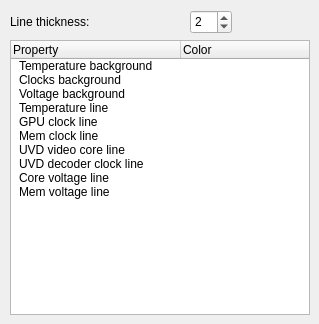
          <widget class="QWidget" name="tab_graphsConfig">
           <attribute name="title">
            <string>Graphs</string>
           </attribute>
           <widget class="QLabel" name="label_6">
            <property name="geometry">
             <rect>
              <x>10</x>
              <y>10</y>
              <width>171</width>
              <height>24</height>
             </rect>
            </property>
            <property name="text">
             <string>Line thickness:</string>
            </property>
           </widget>
           <widget class="QSpinBox" name="spin_lineThick">
            <property name="geometry">
             <rect>
              <x>190</x>
              <y>10</y>
              <width>42</width>
              <height>24</height>
             </rect>
            </property>
            <property name="sizePolicy">
             <sizepolicy hsizetype="Maximum" vsizetype="Fixed">
              <horstretch>0</horstretch>
              <verstretch>0</verstretch>
             </sizepolicy>
            </property>
            <property name="minimum">
             <number>1</number>
            </property>
            <property name="maximum">
             <number>10</number>
            </property>
            <property name="value">
             <number>2</number>
            </property>
           </widget>
           <widget class="QTreeWidget" name="graphColorsList">
            <property name="geometry">
             <rect>
              <x>10</x>
              <y>40</y>
              <width>300</width>
              <height>275</height>
             </rect>
            </property>
            <property name="indentation">
             <number>5</number>
            </property>
            <attribute name="headerDefaultSectionSize">
             <number>170</number>
            </attribute>
            <column>
             <property name="text">
              <string>Property</string>
             </property>
            </column>
            <column>
             <property name="text">
              <string>Color</string>
             </property>
            </column>
            <item>
             <property name="text">
              <string>Temperature background</string>
             </property>
            </item>
            <item>
             <property name="text">
              <string>Clocks background</string>
             </property>
            </item>
            <item>
             <property name="text">
              <string>Voltage background</string>
             </property>
            </item>
            <item>
             <property name="text">
              <string>Temperature line</string>
             </property>
            </item>
            <item>
             <property name="text">
              <string>GPU clock line</string>
             </property>
            </item>
            <item>
             <property name="text">
              <string>Mem clock line</string>
             </property>
            </item>
            <item>
             <property name="text">
              <string>UVD video core line</string>
             </property>
            </item>
            <item>
             <property name="text">
              <string>UVD decoder clock line</string>
             </property>
            </item>
            <item>
             <property name="text">
              <string>Core voltage line</string>
             </property>
            </item>
            <item>
             <property name="text">
              <string>Mem voltage line</string>
             </property>
            </item>
           </widget>
          </widget>
